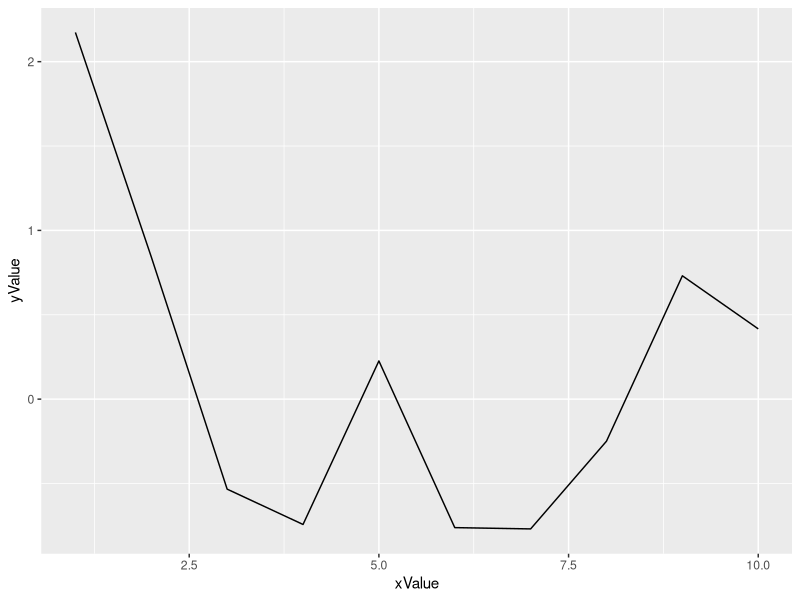

Recreate this plot in R.
#!/usr/bin/env Rscript
# get filename to work on
# test if there is at least one argument: if not, return an error
if (interactive()) {
  interactive <- interactive()
  interactive
  #probably running on in rstudio so set manually
  #filename <- "targets.csv"
  setwd("/Users/fynn/Documents/Github/Maths/data")
} else {
  #probably running in a docker or similar
  args <- commandArgs(trailingOnly = TRUE)
  if (length(args)==0) {
    stop("At least one argument must be supplied (input file)", call.=FALSE)
  } else {
    filename <- args[1]
  }
}
# Libraries
library(ggplot2)

# create data
xValue <- 1:10
yValue <- cumsum(rnorm(10))
data <- data.frame(xValue,yValue)

# Plot
ggplot(data, aes(x=xValue, y=yValue)) +
  geom_line()


